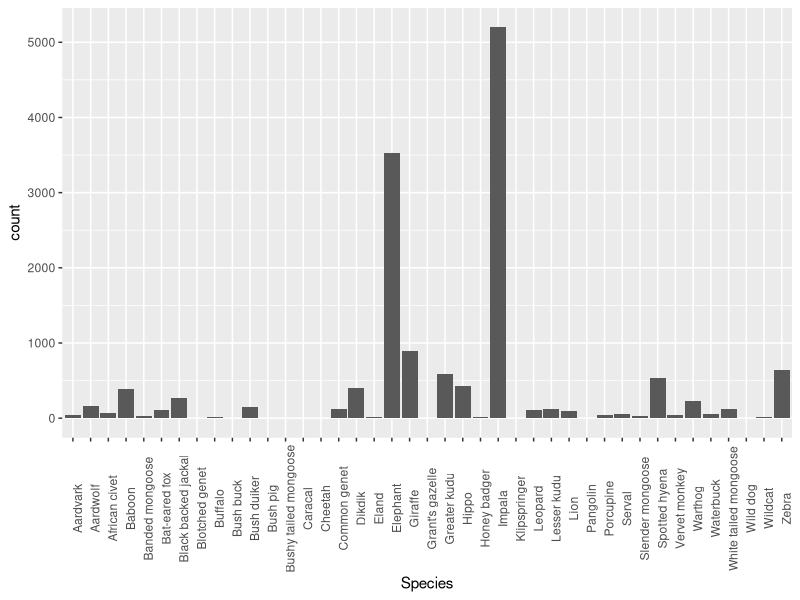
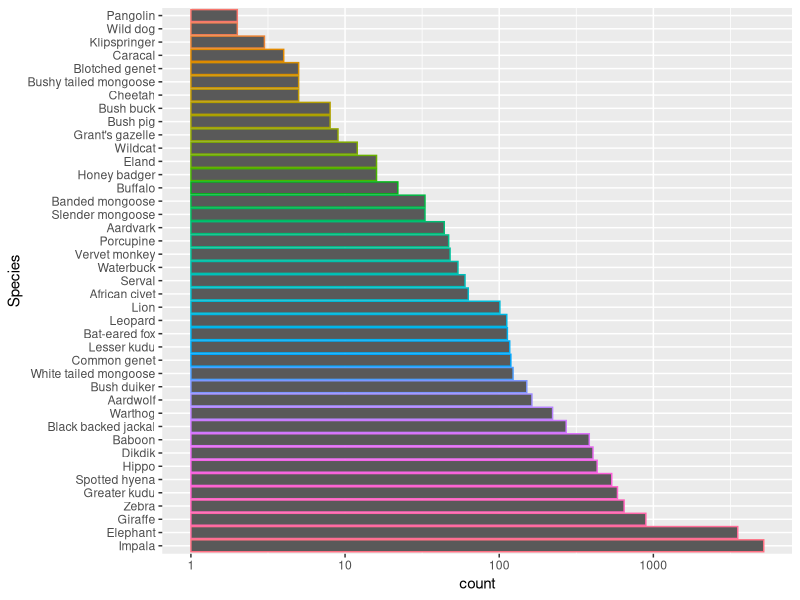

These figures' R source, in order:
#########################
##### PROBLEM 1 + 2 #####
#########################

#Import Data
cusackData <- read.csv("Cusack_et_al_random_versus_trail_camera_trap_data_Ruaha_2013_14.csv", stringsAsFactors = F )

#Load ggplot
library("ggplot2")

#Make Bar Plot
myPlot <- ggplot(cusackData, aes(x = Species)) + 
    geom_bar() + ### make it a bar plot
    theme(axis.text.x = element_text(angle = 90)) ### rotate labels on x axis

#####################
##### PROBLEM 3 #####
#####################

#Sort factor by level frequency
cusackData$Species <- reorder(cusackData$Species, cusackData$Species, FUN = length)


#Make plot
myPlot2 <- ggplot(cusackData, aes(x = Species, color = Species)) + 
    geom_bar() +
    coord_flip() + ###flip the axes
    scale_x_discrete(limits = rev(levels(cusackData$Species))) + ###reverse order
    scale_y_log10() + ###transform asix to log 10 scale
    theme(legend.position = "none")




